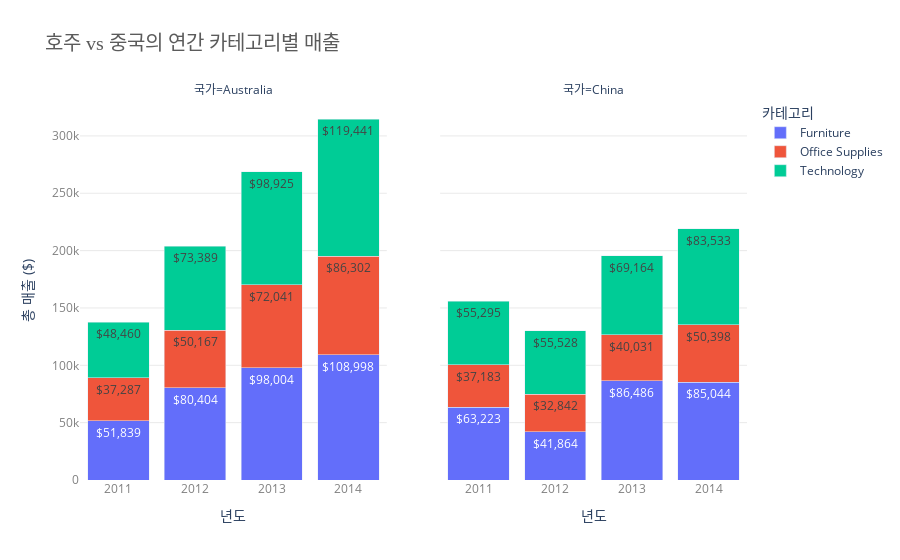

The notebook cell saved with this chart:
### Markdown cell above
### 호주, 중국 카테고리별 매출 비교

### Code cell
australia_china_df = df[df['Country'].isin(['Australia', 'China'])]

category_sales_comparison = australia_china_df.groupby(['Year', 'Country', 'Category'])['Sales'].sum().reset_index()

fig = px.bar(
    category_sales_comparison, x='Year', y='Sales', color='Category', barmode='stack',
    facet_col='Country', facet_col_spacing=0.08, 
    title="호주 vs 중국의 연간 카테고리별 매출",
    labels={'Sales': '총 매출 ($)', 'Year': '년도', 'Category': '카테고리', 'Country': '국가'},
    text=category_sales_comparison['Sales'].apply(lambda x: f"${x:,.0f}") 
)

fig.update_traces(textposition='inside', textangle=0)  # textangle=0 설정하여 숫자를 가로로 정렬

fig.update_layout(
    title_font_size=20,
    title_font_family="Liberation Serif",
    title_font_color="#5b5b5b",
    plot_bgcolor='white'
)

fig.update_yaxes(showgrid=True, gridwidth=0.5, gridcolor='lightgray', tickfont=dict(color='gray'))
fig.update_xaxes(tickmode="linear", dtick=1, tickfont=dict(color='gray'))

fig.show()

### Figure 1 — Plotly figure (JSON) as saved in the notebook; plotly's stock layout.template omitted (floating-point values rounded to 4 significant figures)
{"data": [{"alignmentgroup": "True", "hovertemplate": "카테고리=Furniture<br>국가=Australia<br>년도=%{x}<br>총 매출 ($)=%{y}<br>text=%{text}<extra></extra>", "legendgroup": "Furniture", "marker": {"color": "#636efa", "pattern": {"shape": ""}}, "name": "Furniture", "offsetgroup": "Furniture", "orientation": "v", "showlegend": true, "text": ["$51,839", "$80,404", "$98,004", "$108,998"], "textangle": 0, "textposition": "inside", "type": "bar", "x": [2011, 2012, 2013, 2014], "xaxis": "x", "y": [51839, 80404, 98004, 108998], "yaxis": "y"}, {"alignmentgroup": "True", "hovertemplate": "카테고리=Furniture<br>국가=China<br>년도=%{x}<br>총 매출 ($)=%{y}<br>text=%{text}<extra></extra>", "legendgroup": "Furniture", "marker": {"color": "#636efa", "pattern": {"shape": ""}}, "name": "Furniture", "offsetgroup": "Furniture", "orientation": "v", "showlegend": false, "text": ["$63,223", "$41,864", "$86,486", "$85,044"], "textangle": 0, "textposition": "inside", "type": "bar", "x": [2011, 2012, 2013, 2014], "xaxis": "x2", "y": [63223, 41864, 86486, 85044], "yaxis": "y2"}, {"alignmentgroup": "True", "hovertemplate": "카테고리=Office Supplies<br>국가=Australia<br>년도=%{x}<br>총 매출 ($)=%{y}<br>text=%{text}<extra></extra>", "legendgroup": "Office Supplies", "marker": {"color": "#EF553B", "pattern": {"shape": ""}}, "name": "Office Supplies", "offsetgroup": "Office Supplies", "orientation": "v", "showlegend": true, "text": ["$37,287", "$50,167", "$72,041", "$86,302"], "textangle": 0, "textposition": "inside", "type": "bar", "x": [2011, 2012, 2013, 2014], "xaxis": "x", "y": [37287, 50167, 72041, 86302], "yaxis": "y"}, {"alignmentgroup": "True", "hovertemplate": "카테고리=Office Supplies<br>국가=China<br>년도=%{x}<br>총 매출 ($)=%{y}<br>text=%{text}<extra></extra>", "legendgroup": "Office Supplies", "marker": {"color": "#EF553B", "pattern": {"shape": ""}}, "name": "Office Supplies", "offsetgroup": "Office Supplies", "orientation": "v", "showlegend": false, "text": ["$37,183", "$32,842", "$40,031", "$50,398"], "textangle": 0, "textposition": "inside", "type": "bar", "x": [2011, 2012, 2013, 2014], "xaxis": "x2", "y": [37183, 32842, 40031, 50398], "yaxis": "y2"}, {"alignmentgroup": "True", "hovertemplate": "카테고리=Technology<br>국가=Australia<br>년도=%{x}<br>총 매출 ($)=%{y}<br>text=%{text}<extra></extra>", "legendgroup": "Technology", "marker": {"color": "#00cc96", "pattern": {"shape": ""}}, "name": "Technology", "offsetgroup": "Technology", "orientation": "v", "showlegend": true, "text": ["$48,460", "$73,389", "$98,925", "$119,441"], "textangle": 0, "textposition": "inside", "type": "bar", "x": [2011, 2012, 2013, 2014], "xaxis": "x", "y": [48460, 73389, 98925, 119441], "yaxis": "y"}, {"alignmentgroup": "True", "hovertemplate": "카테고리=Technology<br>국가=China<br>년도=%{x}<br>총 매출 ($)=%{y}<br>text=%{text}<extra></extra>", "legendgroup": "Technology", "marker": {"color": "#00cc96", "pattern": {"shape": ""}}, "name": "Technology", "offsetgroup": "Technology", "orientation": "v", "showlegend": false, "text": ["$55,295", "$55,528", "$69,164", "$83,533"], "textangle": 0, "textposition": "inside", "type": "bar", "x": [2011, 2012, 2013, 2014], "xaxis": "x2", "y": [55295, 55528, 69164, 83533], "yaxis": "y2"}], "layout": {"annotations": [{"font": {}, "showarrow": false, "text": "국가=Australia", "x": 0.23, "xanchor": "center", "xref": "paper", "y": 1, "yanchor": "bottom", "yref": "paper"}, {"font": {}, "showarrow": false, "text": "국가=China", "x": 0.77, "xanchor": "center", "xref": "paper", "y": 1, "yanchor": "bottom", "yref": "paper"}], "barmode": "stack", "legend": {"title": {"text": "카테고리"}, "tracegroupgap": 0}, "plot_bgcolor": "white", "title": {"font": {"color": "#5b5b5b", "family": "Liberation Serif", "size": 20}, "text": "호주 vs 중국의 연간 카테고리별 매출"}, "xaxis": {"anchor": "y", "domain": [0, 0.46], "dtick": 1, "tickfont": {"color": "gray"}, "tickmode": "linear", "title": {"text": "년도"}}, "xaxis2": {"anchor": "y2", "domain": [0.54, 1], "dtick": 1, "matches": "x", "tickfont": {"color": "gray"}, "tickmode": "linear", "title": {"text": "년도"}}, "yaxis": {"anchor": "x", "domain": [0, 1], "gridcolor": "lightgray", "gridwidth": 0.5, "showgrid": true, "tickfont": {"color": "gray"}, "title": {"text": "총 매출 ($)"}}, "yaxis2": {"anchor": "x2", "domain": [0, 1], "gridcolor": "lightgray", "gridwidth": 0.5, "matches": "y", "showgrid": true, "showticklabels": false, "tickfont": {"color": "gray"}}}}
